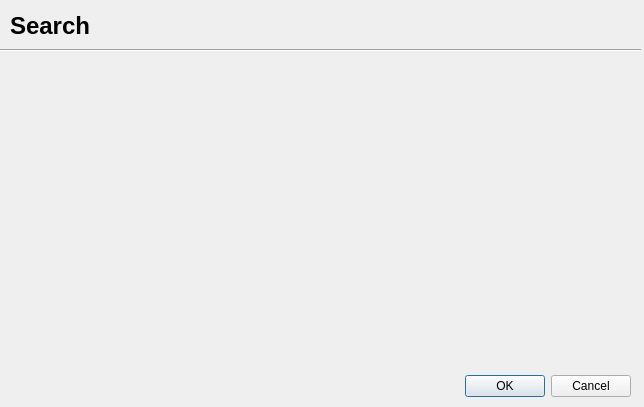
<?xml version="1.0" encoding="UTF-8"?>
<ui version="4.0">
 <class>Dialog</class>
 <widget class="QDialog" name="Dialog">
  <property name="geometry">
   <rect>
    <x>0</x>
    <y>0</y>
    <width>644</width>
    <height>407</height>
   </rect>
  </property>
  <property name="windowTitle">
   <string>Dialog</string>
  </property>
  <widget class="QDialogButtonBox" name="buttonBox">
   <property name="geometry">
    <rect>
     <x>290</x>
     <y>370</y>
     <width>341</width>
     <height>32</height>
    </rect>
   </property>
   <property name="orientation">
    <enum>Qt::Horizontal</enum>
   </property>
   <property name="standardButtons">
    <set>QDialogButtonBox::Cancel|QDialogButtonBox::Ok</set>
   </property>
  </widget>
  <widget class="QLabel" name="label">
   <property name="geometry">
    <rect>
     <x>10</x>
     <y>10</y>
     <width>351</width>
     <height>31</height>
    </rect>
   </property>
   <property name="font">
    <font>
     <pointsize>18</pointsize>
     <weight>75</weight>
     <bold>true</bold>
    </font>
   </property>
   <property name="text">
    <string>Search</string>
   </property>
  </widget>
  <widget class="Line" name="line">
   <property name="geometry">
    <rect>
     <x>0</x>
     <y>40</y>
     <width>641</width>
     <height>21</height>
    </rect>
   </property>
   <property name="orientation">
    <enum>Qt::Horizontal</enum>
   </property>
  </widget>
 </widget>
 <resources/>
 <connections>
  <connection>
   <sender>buttonBox</sender>
   <signal>accepted()</signal>
   <receiver>Dialog</receiver>
   <slot>accept()</slot>
   <hints>
    <hint type="sourcelabel">
     <x>248</x>
     <y>254</y>
    </hint>
    <hint type="destinationlabel">
     <x>157</x>
     <y>274</y>
    </hint>
   </hints>
  </connection>
  <connection>
   <sender>buttonBox</sender>
   <signal>rejected()</signal>
   <receiver>Dialog</receiver>
   <slot>reject()</slot>
   <hints>
    <hint type="sourcelabel">
     <x>316</x>
     <y>260</y>
    </hint>
    <hint type="destinationlabel">
     <x>286</x>
     <y>274</y>
    </hint>
   </hints>
  </connection>
 </connections>
</ui>
